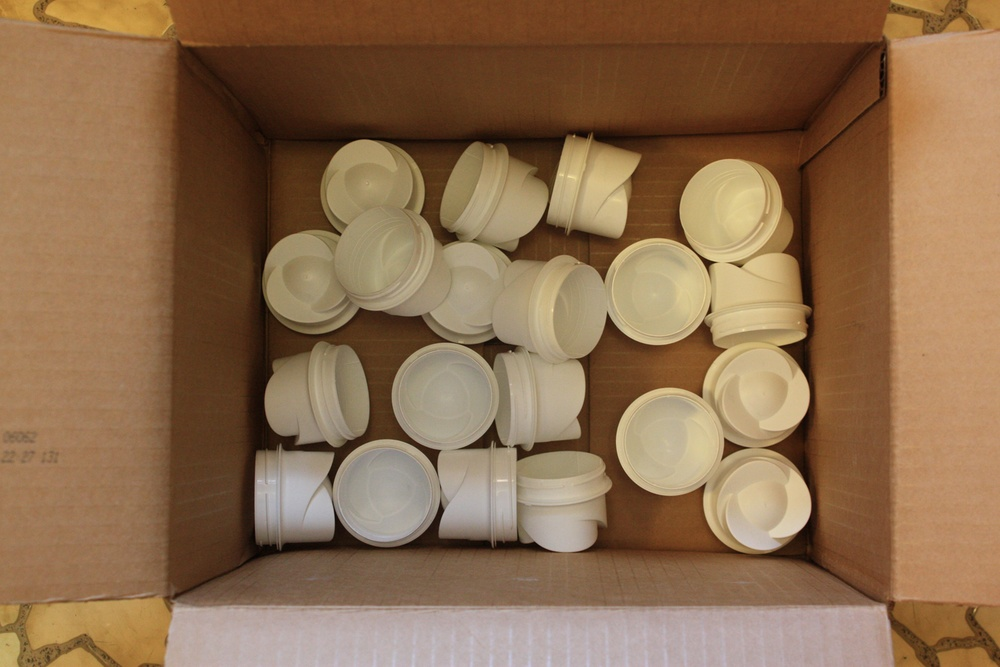
%> input picture Final/im3.jpg, 1000 x 667 px, shrunk from 1440 x 960 before the run
$ octave canny.m   (GNU Octave 9; MATLAB toolbox functions it lacks are replaced by stand-ins)
%> lines starting %> are read from the running program, lines starting %| are printed output that depends on the picture; in (x1, y1, x2, y2) boxes, pixels count from 0 and x2, y2 are one past the last pixel; in counts of white or black regions, pixels touching at a corner belong together; the program's own positions count from 1
name = 'im3';
I = imread([name '.jpg']);
%> I is the input picture: size 667x1000x3 uint8; mean R, G, B 140.8, 109, 78.6
figure(1);
imshow(I);
I_grey = rgb2gray(I);
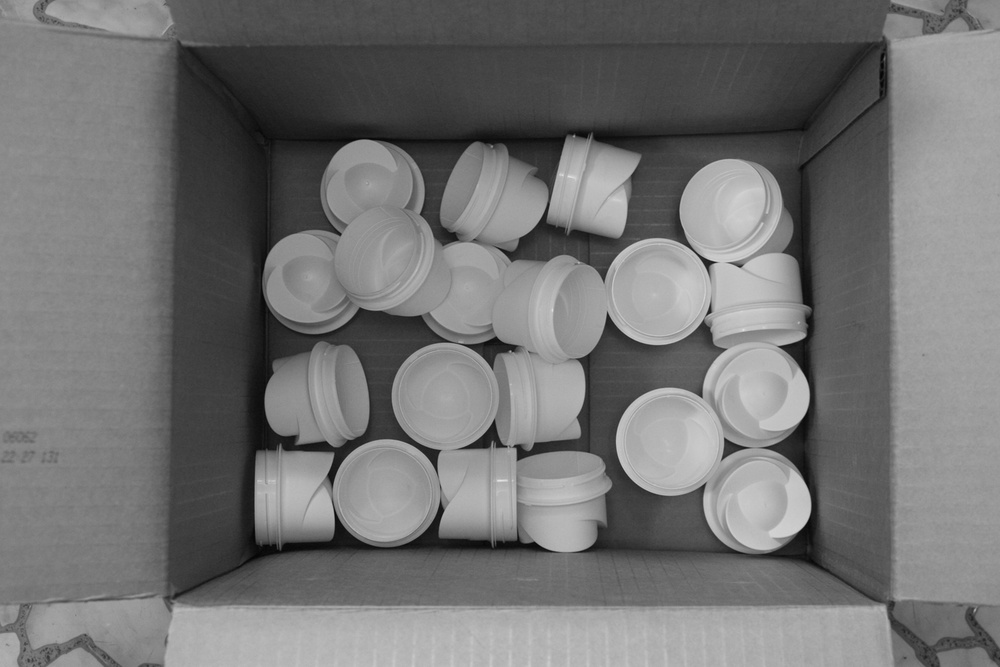
%> I_grey: size 667x1000 uint8; min 4, max 228, mean 115.1
figure(2);
imshow(I_grey);
edges = edge(I_grey,'canny');
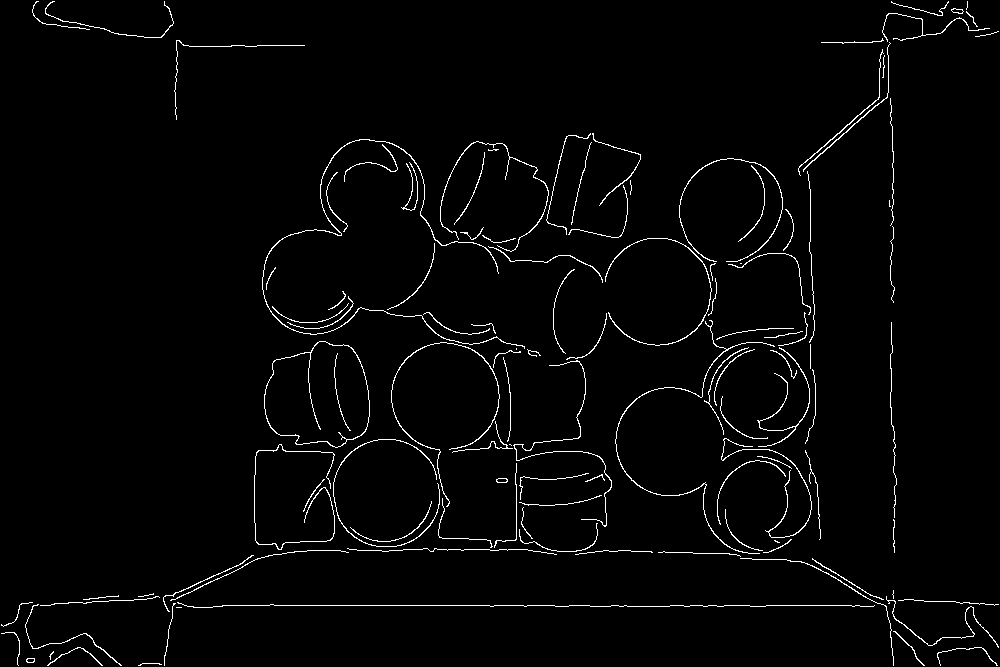
%> edges: size 667x1000 logical; 2.2% white in thin lines or dots
figure(3);
imshow(edges)
%imwrite(edges,[name '_edges.png']);

$ run again, with Final/im1.jpg copied over Final/im3.jpg
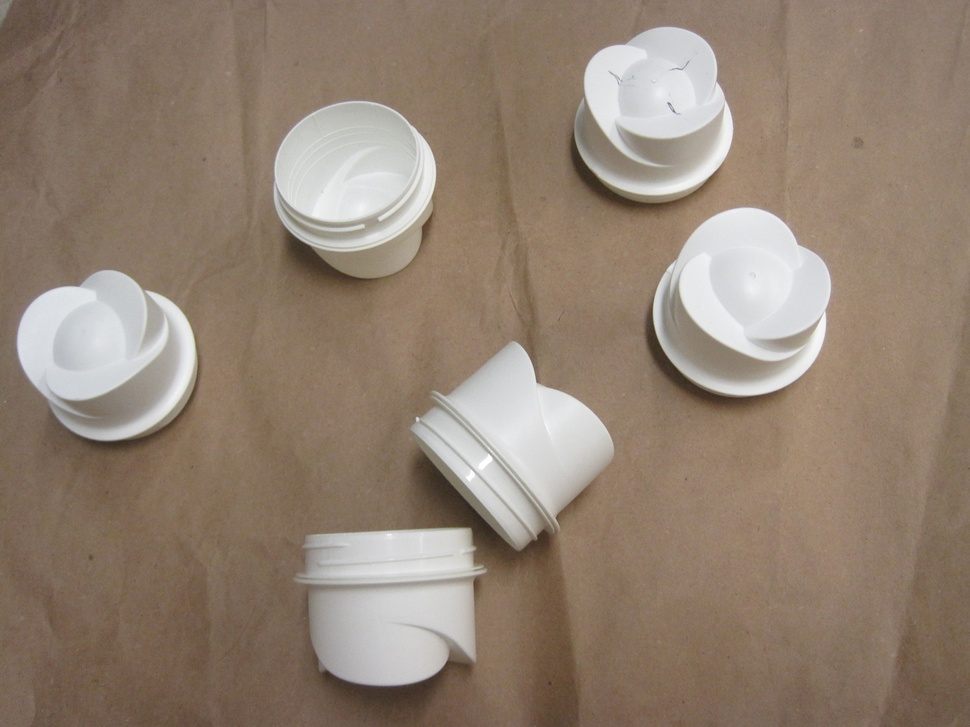
%> input picture Final/im1.jpg, 970 x 727 px, shrunk from 1440 x 1080 before the run
%> I is the input picture: size 727x970x3 uint8; mean R, G, B 146.8, 130, 114.6
%> `I_grey = rgb2gray(I);`:
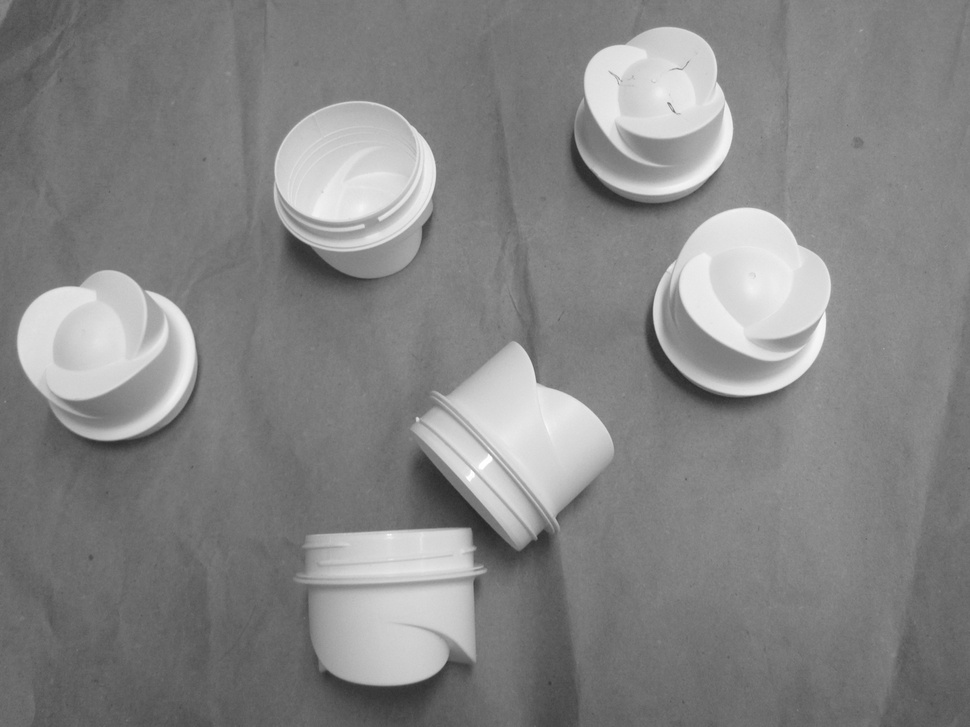
%> I_grey: size 727x970 uint8; min 38, max 255, mean 133.3
%> `edges = edge(I_grey,'canny');`:
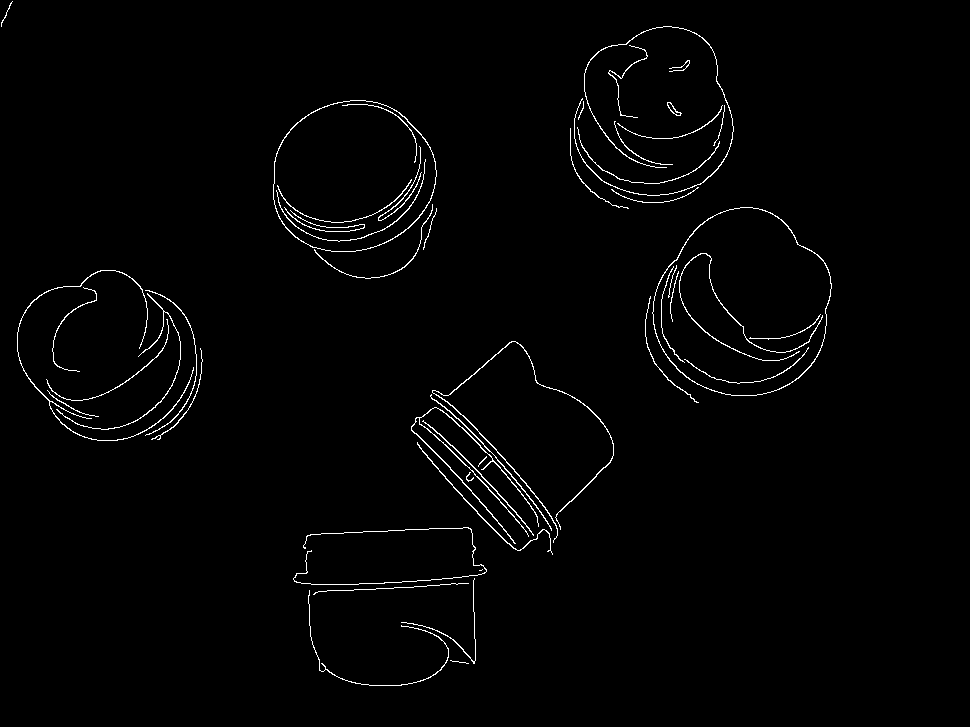
%> edges: size 727x970 logical; 1.5% white in thin lines or dots, all inside (x1, y1, x2, y2) = (1, 1, 832, 686)

$ run again, with Final/im2.jpg copied over Final/im3.jpg
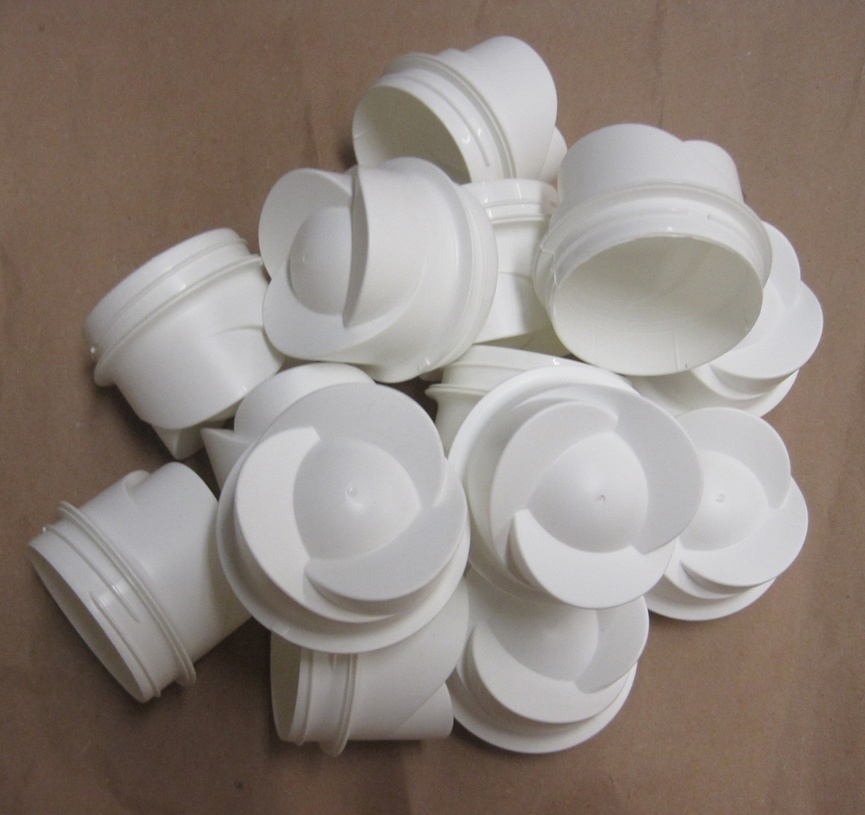
%> input picture Final/im2.jpg, 865 x 815 px, shrunk from 1036 x 976 before the run
%> I is the input picture: size 815x865x3 uint8; mean R, G, B 143.8, 133.2, 126.2
%> `I_grey = rgb2gray(I);`:
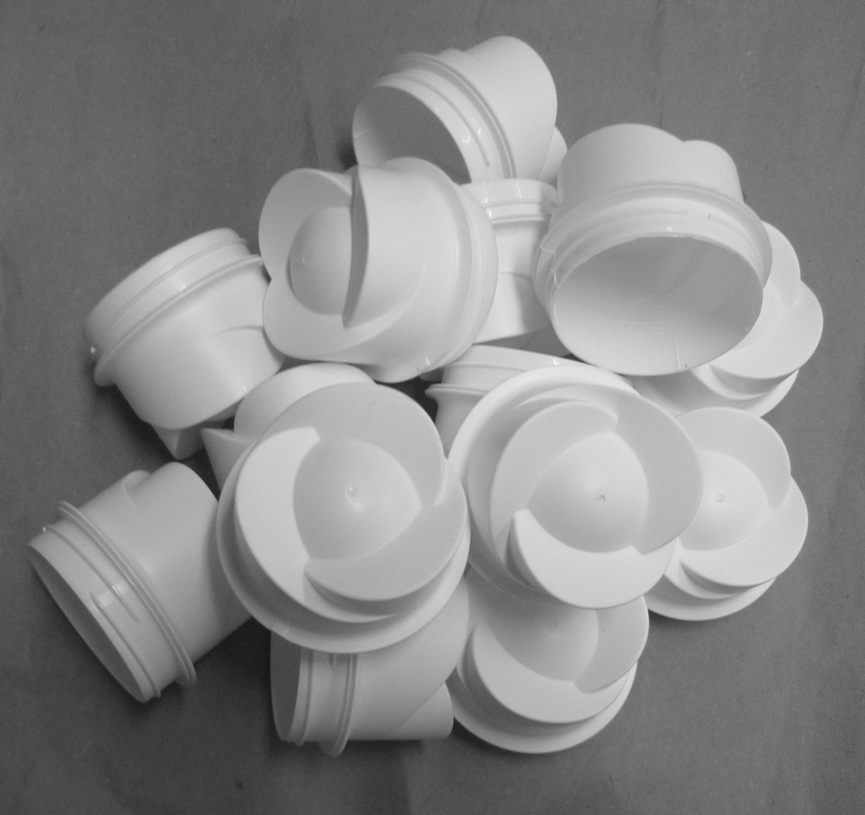
%> I_grey: size 815x865 uint8; min 20, max 254, mean 135.6
%> `edges = edge(I_grey,'canny');`:
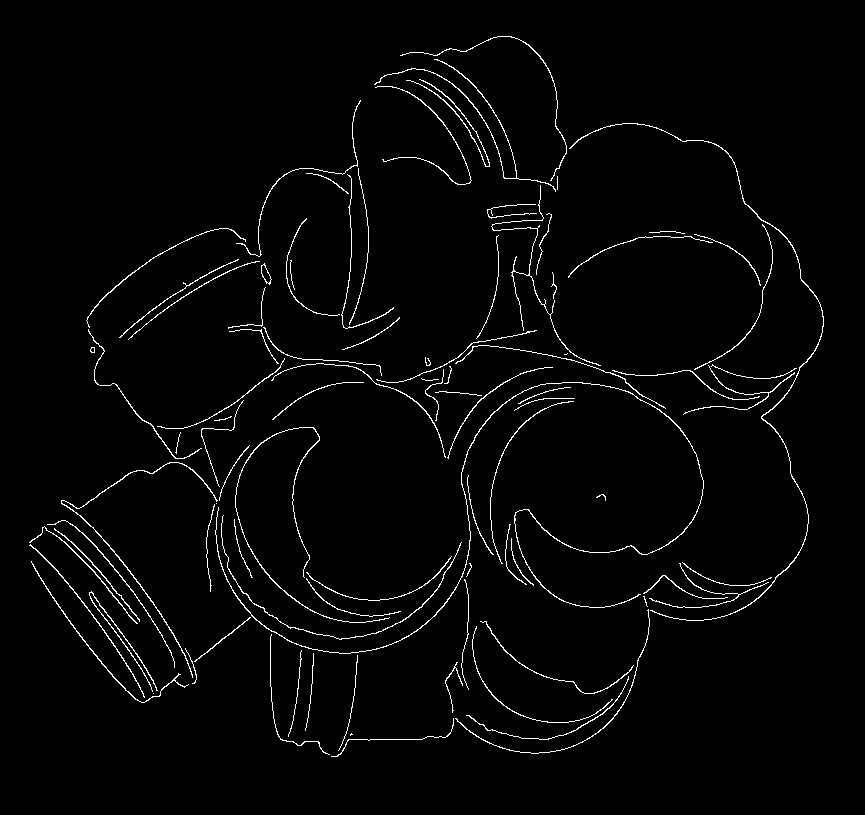
%> edges: size 815x865 logical; 2.3% white in thin lines or dots, all inside (x1, y1, x2, y2) = (29, 36, 824, 757)
